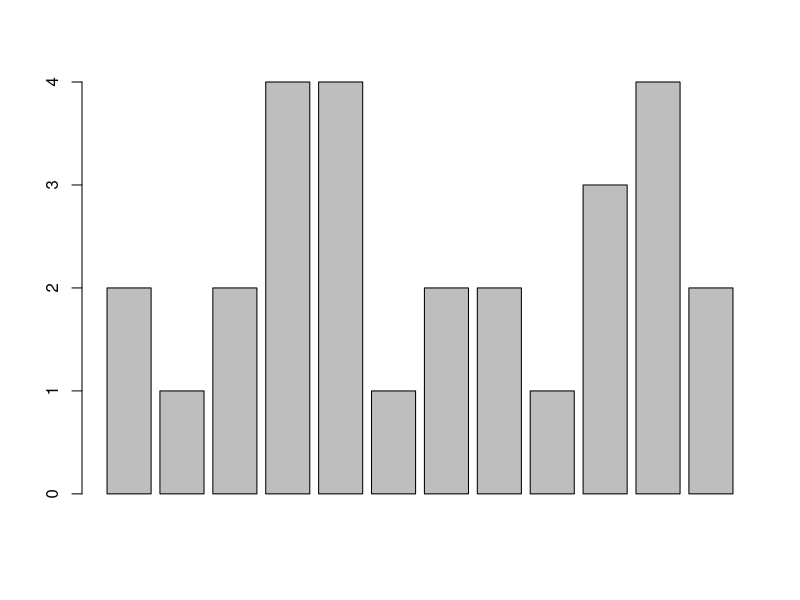
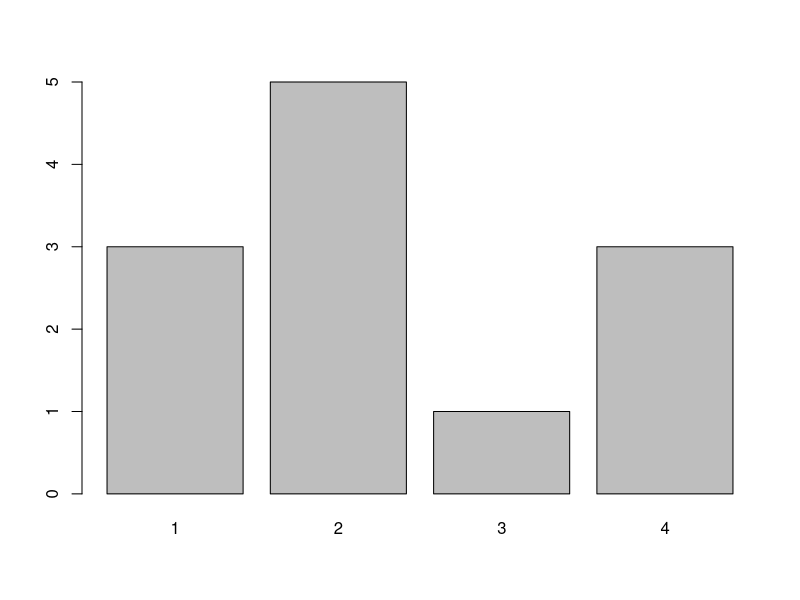
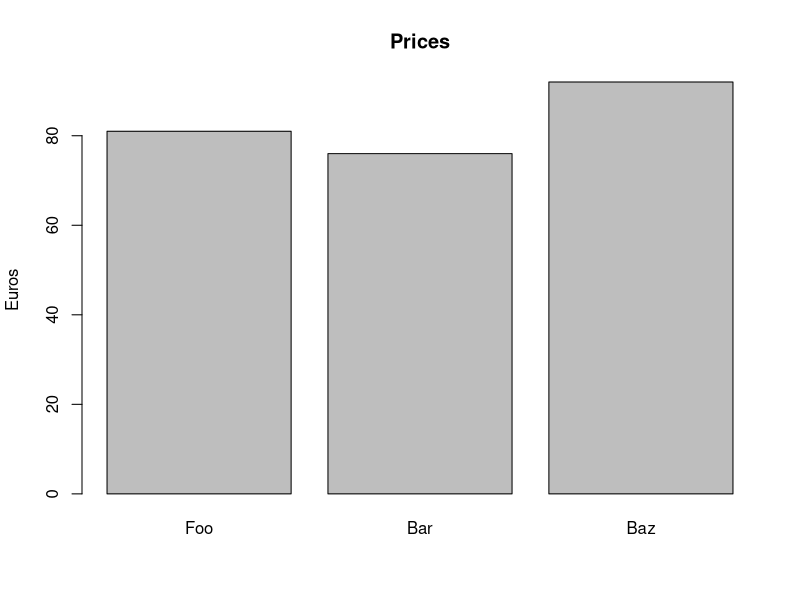
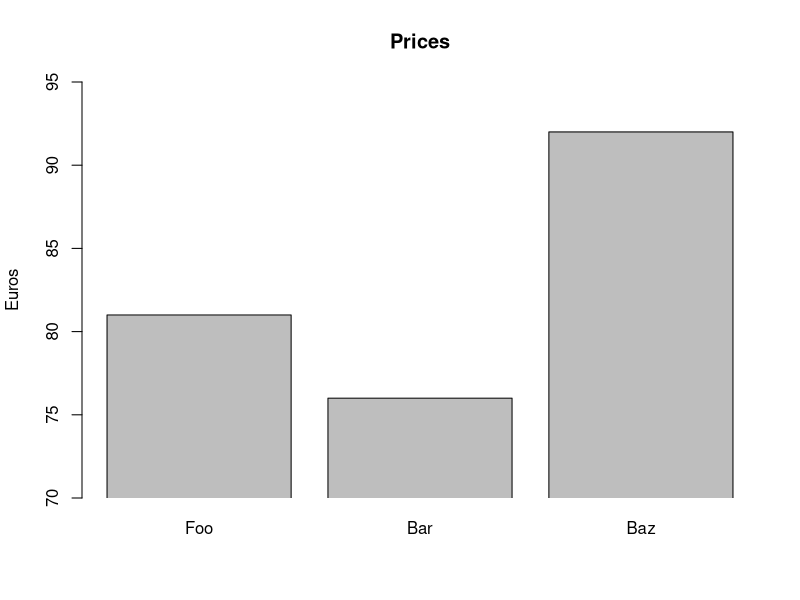
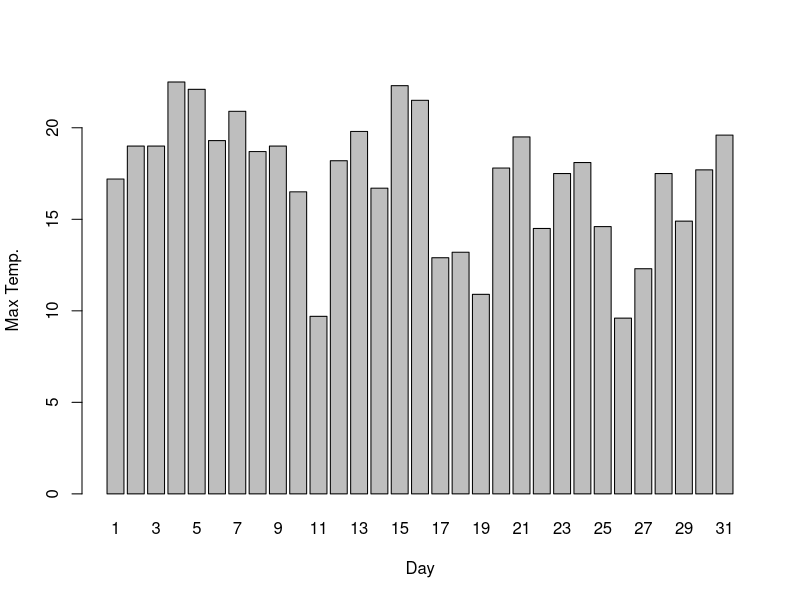
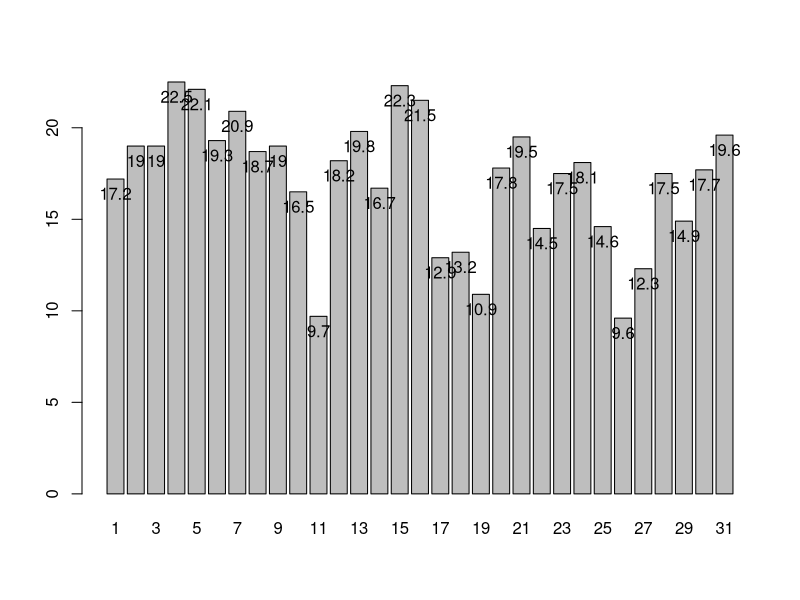

Recreate these plots in R, in order.
x11(width="28")
foo <- c(2, 1, 2, 4, 4, 1, 2, 2, 1, 3, 4, 2)

barplot(foo)
z <- locator(1) # wait for mouse click or enter pressed

barplot(table(foo))
z <- locator(1)

# ---- Prices

prices <- c(81, 76, 92)
names(prices) <- c('Foo', 'Bar', 'Baz')

barplot(prices, main='Prices', ylab='Euros')
z <- locator(1)

barplot(prices, main='Prices', ylab='Euros', ylim=c(70, 95), xpd=FALSE) # xpd: Should bars be allowed to go outside region?
z <- locator(1)


# ---- Temperatures

temperatures_august = round(rnorm(31, 18, 3.5), 1)

barplot(temperatures_august, names.arg=1:31, xlab="Day", ylab="Max Temp.")
z <- locator(1)

names(temperatures_august) <- 1:31
y_coords = barplot(temperatures_august)
text(y_coords, temperatures_august, labels=temperatures_august, pos=1)
z <- locator(1)
